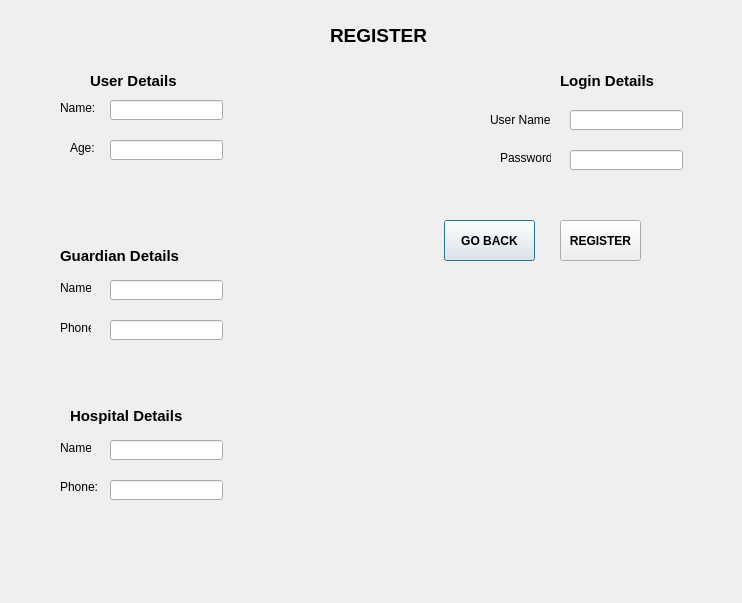
<?xml version="1.0" encoding="UTF-8"?>
<ui version="4.0">
 <class>window2</class>
 <widget class="QDialog" name="window2">
  <property name="geometry">
   <rect>
    <x>0</x>
    <y>0</y>
    <width>742</width>
    <height>603</height>
   </rect>
  </property>
  <property name="windowTitle">
   <string>Dialog</string>
  </property>
  <widget class="QPushButton" name="Goback">
   <property name="geometry">
    <rect>
     <x>444</x>
     <y>220</y>
     <width>91</width>
     <height>41</height>
    </rect>
   </property>
   <property name="font">
    <font>
     <pointsize>9</pointsize>
     <weight>75</weight>
     <bold>true</bold>
    </font>
   </property>
   <property name="text">
    <string>GO BACK</string>
   </property>
  </widget>
  <widget class="QLabel" name="label">
   <property name="geometry">
    <rect>
     <x>330</x>
     <y>20</y>
     <width>121</width>
     <height>31</height>
    </rect>
   </property>
   <property name="font">
    <font>
     <pointsize>14</pointsize>
     <weight>75</weight>
     <bold>true</bold>
    </font>
   </property>
   <property name="text">
    <string>REGISTER</string>
   </property>
  </widget>
  <widget class="QLabel" name="label_2">
   <property name="geometry">
    <rect>
     <x>90</x>
     <y>70</y>
     <width>101</width>
     <height>21</height>
    </rect>
   </property>
   <property name="font">
    <font>
     <pointsize>11</pointsize>
     <weight>75</weight>
     <bold>true</bold>
    </font>
   </property>
   <property name="text">
    <string>User Details</string>
   </property>
  </widget>
  <widget class="QLabel" name="label_3">
   <property name="geometry">
    <rect>
     <x>60</x>
     <y>240</y>
     <width>131</width>
     <height>31</height>
    </rect>
   </property>
   <property name="font">
    <font>
     <pointsize>11</pointsize>
     <weight>75</weight>
     <bold>true</bold>
    </font>
   </property>
   <property name="text">
    <string>Guardian Details</string>
   </property>
  </widget>
  <widget class="QLabel" name="label_4">
   <property name="geometry">
    <rect>
     <x>70</x>
     <y>400</y>
     <width>131</width>
     <height>31</height>
    </rect>
   </property>
   <property name="font">
    <font>
     <pointsize>11</pointsize>
     <weight>75</weight>
     <bold>true</bold>
    </font>
   </property>
   <property name="text">
    <string>Hospital Details</string>
   </property>
  </widget>
  <widget class="QLabel" name="label_5">
   <property name="geometry">
    <rect>
     <x>560</x>
     <y>70</y>
     <width>111</width>
     <height>21</height>
    </rect>
   </property>
   <property name="font">
    <font>
     <pointsize>11</pointsize>
     <weight>75</weight>
     <bold>true</bold>
    </font>
   </property>
   <property name="text">
    <string>Login Details</string>
   </property>
  </widget>
  <widget class="QPushButton" name="register2">
   <property name="geometry">
    <rect>
     <x>560</x>
     <y>220</y>
     <width>81</width>
     <height>41</height>
    </rect>
   </property>
   <property name="font">
    <font>
     <pointsize>9</pointsize>
     <weight>75</weight>
     <bold>true</bold>
    </font>
   </property>
   <property name="text">
    <string>REGISTER</string>
   </property>
  </widget>
  <widget class="QLineEdit" name="lineEdit">
   <property name="geometry">
    <rect>
     <x>110</x>
     <y>100</y>
     <width>113</width>
     <height>20</height>
    </rect>
   </property>
  </widget>
  <widget class="QLineEdit" name="lineEdit_2">
   <property name="geometry">
    <rect>
     <x>110</x>
     <y>140</y>
     <width>113</width>
     <height>20</height>
    </rect>
   </property>
  </widget>
  <widget class="QLineEdit" name="lineEdit_3">
   <property name="geometry">
    <rect>
     <x>110</x>
     <y>280</y>
     <width>113</width>
     <height>20</height>
    </rect>
   </property>
  </widget>
  <widget class="QLineEdit" name="lineEdit_4">
   <property name="geometry">
    <rect>
     <x>110</x>
     <y>320</y>
     <width>113</width>
     <height>20</height>
    </rect>
   </property>
  </widget>
  <widget class="QLineEdit" name="lineEdit_5">
   <property name="geometry">
    <rect>
     <x>110</x>
     <y>440</y>
     <width>113</width>
     <height>20</height>
    </rect>
   </property>
  </widget>
  <widget class="QLineEdit" name="lineEdit_6">
   <property name="geometry">
    <rect>
     <x>110</x>
     <y>480</y>
     <width>113</width>
     <height>20</height>
    </rect>
   </property>
  </widget>
  <widget class="QLabel" name="label_6">
   <property name="geometry">
    <rect>
     <x>60</x>
     <y>100</y>
     <width>41</width>
     <height>16</height>
    </rect>
   </property>
   <property name="text">
    <string>Name:</string>
   </property>
  </widget>
  <widget class="QLabel" name="label_7">
   <property name="geometry">
    <rect>
     <x>70</x>
     <y>140</y>
     <width>31</width>
     <height>16</height>
    </rect>
   </property>
   <property name="text">
    <string>Age:</string>
   </property>
  </widget>
  <widget class="QLabel" name="label_8">
   <property name="geometry">
    <rect>
     <x>60</x>
     <y>280</y>
     <width>31</width>
     <height>16</height>
    </rect>
   </property>
   <property name="text">
    <string>Name:</string>
   </property>
  </widget>
  <widget class="QLabel" name="label_9">
   <property name="geometry">
    <rect>
     <x>60</x>
     <y>320</y>
     <width>31</width>
     <height>16</height>
    </rect>
   </property>
   <property name="text">
    <string>Phone:</string>
   </property>
  </widget>
  <widget class="QLabel" name="label_10">
   <property name="geometry">
    <rect>
     <x>60</x>
     <y>440</y>
     <width>31</width>
     <height>16</height>
    </rect>
   </property>
   <property name="text">
    <string>Name:</string>
   </property>
  </widget>
  <widget class="QLabel" name="label_11">
   <property name="geometry">
    <rect>
     <x>60</x>
     <y>480</y>
     <width>47</width>
     <height>13</height>
    </rect>
   </property>
   <property name="text">
    <string>Phone:</string>
   </property>
  </widget>
  <widget class="QLineEdit" name="lineEdit_7">
   <property name="geometry">
    <rect>
     <x>570</x>
     <y>110</y>
     <width>113</width>
     <height>20</height>
    </rect>
   </property>
  </widget>
  <widget class="QLineEdit" name="lineEdit_8">
   <property name="geometry">
    <rect>
     <x>570</x>
     <y>150</y>
     <width>113</width>
     <height>20</height>
    </rect>
   </property>
  </widget>
  <widget class="QLabel" name="label_12">
   <property name="geometry">
    <rect>
     <x>490</x>
     <y>110</y>
     <width>61</width>
     <height>20</height>
    </rect>
   </property>
   <property name="text">
    <string>User Name:</string>
   </property>
  </widget>
  <widget class="QLabel" name="label_13">
   <property name="geometry">
    <rect>
     <x>500</x>
     <y>150</y>
     <width>51</width>
     <height>16</height>
    </rect>
   </property>
   <property name="text">
    <string>Password:</string>
   </property>
  </widget>
 </widget>
 <resources/>
 <connections/>
</ui>
